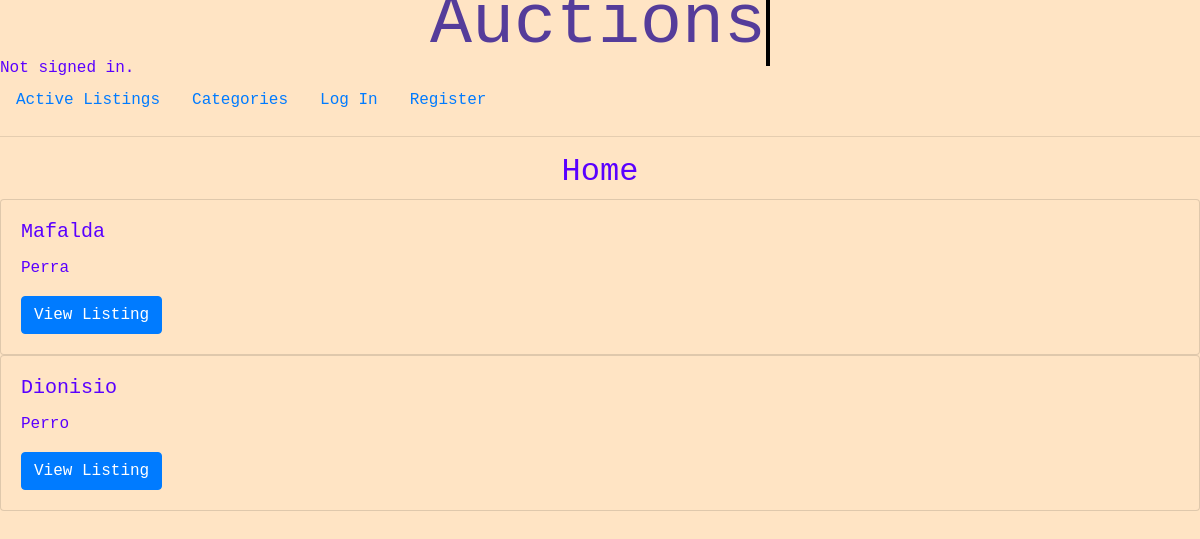
Screenshot of /category/Home with the database file from the repository.
### auctions/models.py (models this page shows, shortened)
class Categorie(models.Model):
    categories = models.CharField(max_length=64)
    def __str__(self):
        return f"{self.categories}"

class Listing(models.Model):
    title = models.CharField(max_length=64)
    description = models.TextField()
    image_url = models.URLField(blank=True, null=True)
    category = models.ForeignKey(Categorie, on_delete=models.CASCADE, blank=True, null=True, related_name="category")
    owner = models.ForeignKey(User, on_delete=models.CASCADE, blank=True, null=True, related_name="owner")
    active = models.BooleanField(default=True)
    winner = models.ForeignKey(User, on_delete=models.CASCADE, related_name="winner", blank=True, null=True)
    watchlist = models.ManyToManyField(User, blank=True, related_name="watchlist", null=True)
    price = models.DecimalField(max_digits=6, decimal_places=2)
    current_bidder = models.ForeignKey(User, on_delete=models.CASCADE, related_name="current_bidder", blank=True, null=True)
    current_bid = models.DecimalField(max_digits=6, decimal_places=2, default=0)
    bids = models.IntegerField(default=0)
    created = models.DateTimeField(auto_now_add=True)

### auctions/views.py (the view)
# urls.py: path("category/<str:category>", views.category, name="category"),
def category(request, category):
    return render(request, "auctions/category.html", {
        "category": Categorie.objects.get(categories=category),
        "listings": Listing.objects.filter(category=Categorie.objects.get(categories=category))
    })

### auctions/templates/auctions/category.html
{% extends "auctions/layout.html" %}
{% block body %}
    <h2>{{ category }}</h2>
    {% for listing in listings %}
        <div class="card">
            <div class="card-body">
                <h5 class="card-title">{{ listing.title }}</h5>
                <p class="card-text">{{ listing.description }}</p>
                <a href="{% url 'listing' listing.id %}" class="btn btn-primary">View Listing</a>
            </div>
        </div>
    {% endfor %}
{% endblock %}

### auctions/static/auctions/styles.css (style rules this page uses)
body { font-family: "Courier Prime", monospace; padding: 10px; background-color: bisque; color: rgb(90, 0, 255); }
body { margin: 0px; padding: 0px; font-family: "Courier Prime", monospace; background-color: bisque; }
h2 { text-align: center; font-family: "Courier Prime", monospace; }
.card { background-color: bisque; color: rgb(90, 0, 255); font-family: "Courier Prime", monospace; }

### rows the page displays
Categorie: categories "Home"
Listing: title "Mafalda", description "Perra"
Listing: title "Dionisio", description "Perro"
